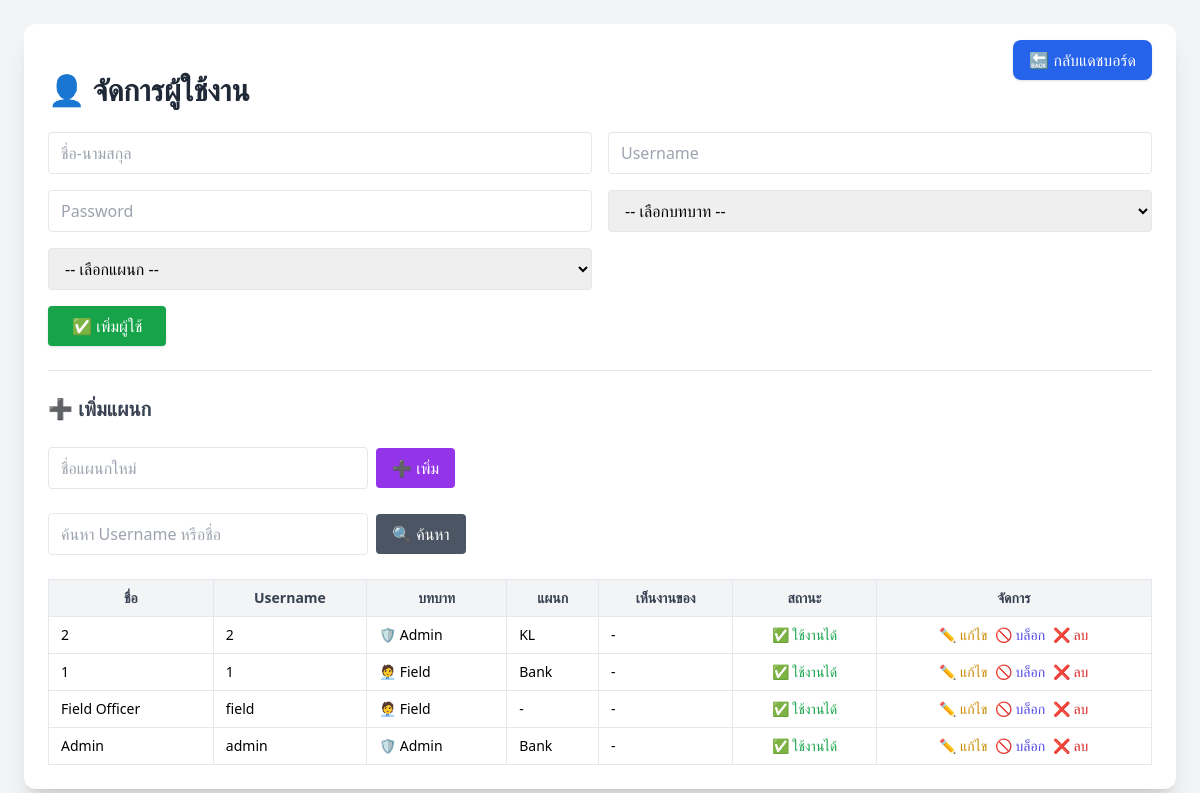
The page /admin/users.php (signed in) on the database its author committed.
### tables this page shows
CREATE TABLE `users` (
  `id` int(11) NOT NULL,
  `name` varchar(100) DEFAULT NULL,
  `username` varchar(50) DEFAULT NULL,
  `password` varchar(255) DEFAULT NULL,
  `role` enum('admin','field','manager') DEFAULT 'field',
  `created_at` timestamp NOT NULL DEFAULT current_timestamp(),
  `active` tinyint(1) DEFAULT 1,
  `department_id` int(11) DEFAULT NULL,
  `marker_color` varchar(20) DEFAULT NULL
);

CREATE TABLE `departments` (
  `id` int(11) NOT NULL,
  `name` varchar(100) NOT NULL
);

### admin/users.php (the view, shortened to what this page needs)
<?php
include '../config/db.php';
$search = $_GET['search'] ?? '';
$where = '1=1';
if ($search !== '') {
    $where .= " AND (name LIKE ? OR username LIKE ?)";
    $stmt = $conn->prepare("SELECT * FROM users WHERE $where ORDER BY id DESC");
    $param = "%$search%";
    $stmt->bind_param('ss', $param, $param);
    $stmt->execute();
    $users = $stmt->get_result();
} else {
    $users = $conn->query("SELECT users.*, departments.name as dept_name FROM users LEFT JOIN departments ON users.department_id = departments.id ORDER BY users.id DESC");
}
?>
<!DOCTYPE html>
<html lang="th">
<head>
  <script src="https://cdn.tailwindcss.com"></script>
</head>
<body class="bg-gray-100 min-h-screen p-6">
<div class="max-w-6xl mx-auto bg-white rounded-xl shadow-xl p-6 space-y-6 relative">
  <div class="absolute top-4 right-6">
    <a href="../dashboard/admin.php" class="inline-block bg-blue-600 hover:bg-blue-700 text-white px-4 py-2 rounded-lg shadow">
      🔙 กลับแดชบอร์ด
    </a>
  </div>
  <h2 class="text-3xl font-bold text-gray-800">👤 จัดการผู้ใช้งาน</h2>
  <form method="post" class="grid gap-4 md:grid-cols-2">
    <input type="text" name="name" placeholder="ชื่อ-นามสกุล" required class="border px-3 py-2 rounded w-full">
    <input type="text" name="username" placeholder="Username" required class="border px-3 py-2 rounded w-full">
    <input type="password" name="password" placeholder="Password" required class="border px-3 py-2 rounded w-full">
    <select name="role" required class="border px-3 py-2 rounded w-full">
      <option value="">-- เลือกบทบาท --</option>
    </select>
    <select name="department_id" required class="border px-3 py-2 rounded w-full">
      <option value="">-- เลือกแผนก --</option>
    </select>
    <div class="md:col-span-2">
      <button type="submit" class="bg-green-600 hover:bg-green-700 text-white px-6 py-2 rounded shadow">
        ✅ เพิ่มผู้ใช้
      </button>
    </div>
  </form>
  <hr class="my-6">
  <h3 class="text-xl font-semibold text-gray-700">➕ เพิ่มแผนก</h3>
  <form method="post" class="mt-2 flex gap-2 items-center">
    <input type="text" name="new_department" placeholder="ชื่อแผนกใหม่" class="border px-3 py-2 rounded w-full max-w-xs" required>
    <button type="submit" name="add_department" class="bg-purple-600 text-white px-4 py-2 rounded hover:bg-purple-700">
      ➕ เพิ่ม
    </button>
  </form>
  <form method="get" class="flex items-center gap-2 mt-6">
    <input type="text" name="search" value="<?= htmlspecialchars($search) ?>" placeholder="ค้นหา Username หรือชื่อ"
           class="border px-3 py-2 rounded w-full max-w-xs">
    <button type="submit" class="bg-gray-600 text-white px-4 py-2 rounded hover:bg-gray-700">🔍 ค้นหา</button>
  </form>
  <div class="overflow-x-auto mt-4">
    <table class="min-w-full text-sm border border-gray-300 rounded">
      <thead class="bg-gray-100 text-gray-700">
        <tr>
          <th class="px-3 py-2 border">ชื่อ</th>
          <th class="px-3 py-2 border">Username</th>
          <th class="px-3 py-2 border">บทบาท</th>
          <th class="px-3 py-2 border">แผนก</th>
          <th class="px-3 py-2 border">เห็นงานของ</th>
          <th class="px-3 py-2 border">สถานะ</th>
          <th class="px-3 py-2 border">จัดการ</th>
        </tr>
      </thead>
      <tbody>
        <?php while ($user = $users->fetch_assoc()): ?>
        <tr class="bg-white hover:bg-gray-50">
          <td class="px-3 py-2 border"><?= htmlspecialchars($user['name']) ?></td>
          <td class="px-3 py-2 border"><?= htmlspecialchars($user['username']) ?></td>
          <td class="px-3 py-2 border">
            <?php
              if ($user['role'] === 'admin') echo '🛡️ Admin';
              elseif ($user['role'] === 'manager') echo '👨‍💼 Manager';
              else echo '🧑‍💼 Field';
            ?>
          </td>
          <td class="px-3 py-2 border"><?= htmlspecialchars($user['dept_name'] ?? '-') ?></td>
          <td class="px-3 py-2 border">
            <?php
              $visible_names = [];
              echo count($visible_names) > 0 ? implode(', ', $visible_names) : '-';
            ?>
          </td>
          <td class="px-3 py-2 border text-center">
            <?= $user['active'] ? '<span class="text-green-600">✅ ใช้งานได้</span>' : '<span class="text-red-600">🚫 ถูกบล็อก</span>' ?>
          </td>
          <td class="px-3 py-2 border text-center space-x-1">
            <a href="edit_user.php?id=<?= $user['id'] ?>" class="text-yellow-600 hover:underline">✏️ แก้ไข</a>
            <a href="?toggle=<?= $user['id'] ?>" class="text-indigo-600 hover:underline">
              <?= $user['active'] ? '🚫 บล็อก' : '✅ ปลดบล็อก' ?>
            </a>
            <a href="?delete=<?= $user['id'] ?>" onclick="return confirm('ลบผู้ใช้นี้หรือไม่?')" class="text-red-600 hover:underline">❌ ลบ</a>
          </td>
        </tr>
        <?php endwhile; ?>
      </tbody>
    </table>
  </div>
</div>
</body>
</html>

### rows shown on the page
users: name "2", username "2", role "🛡️ Admin", department.name "KL", active "✅ ใช้งานได้"
users: name "1", username "1", role "🧑‍💼 Field", department.name "Bank", active "✅ ใช้งานได้"
users: name "Field Officer", username "field", role "🧑‍💼 Field", dept_name "-", active "✅ ใช้งานได้"
users: name "Admin", username "admin", role "🛡️ Admin", department.name "Bank", active "✅ ใช้งานได้"
